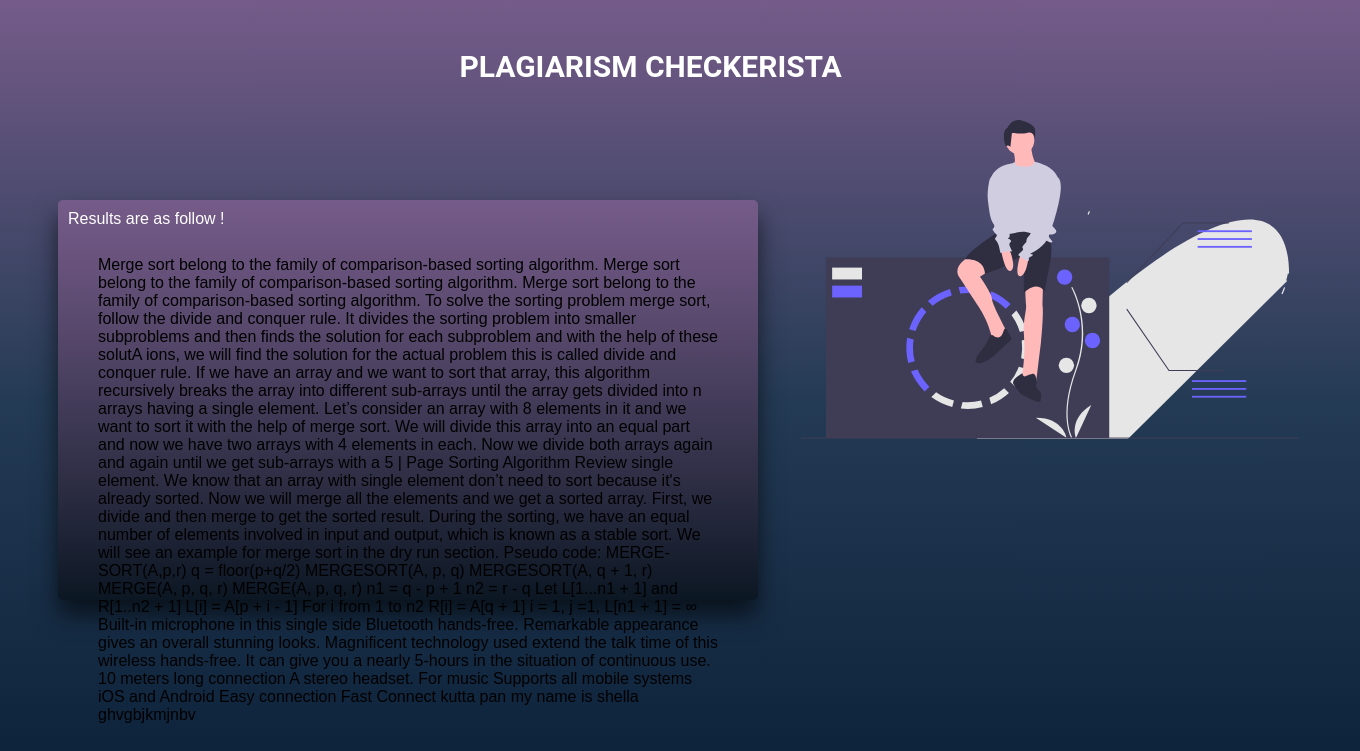
Before: /tool/results/ with the older database file.
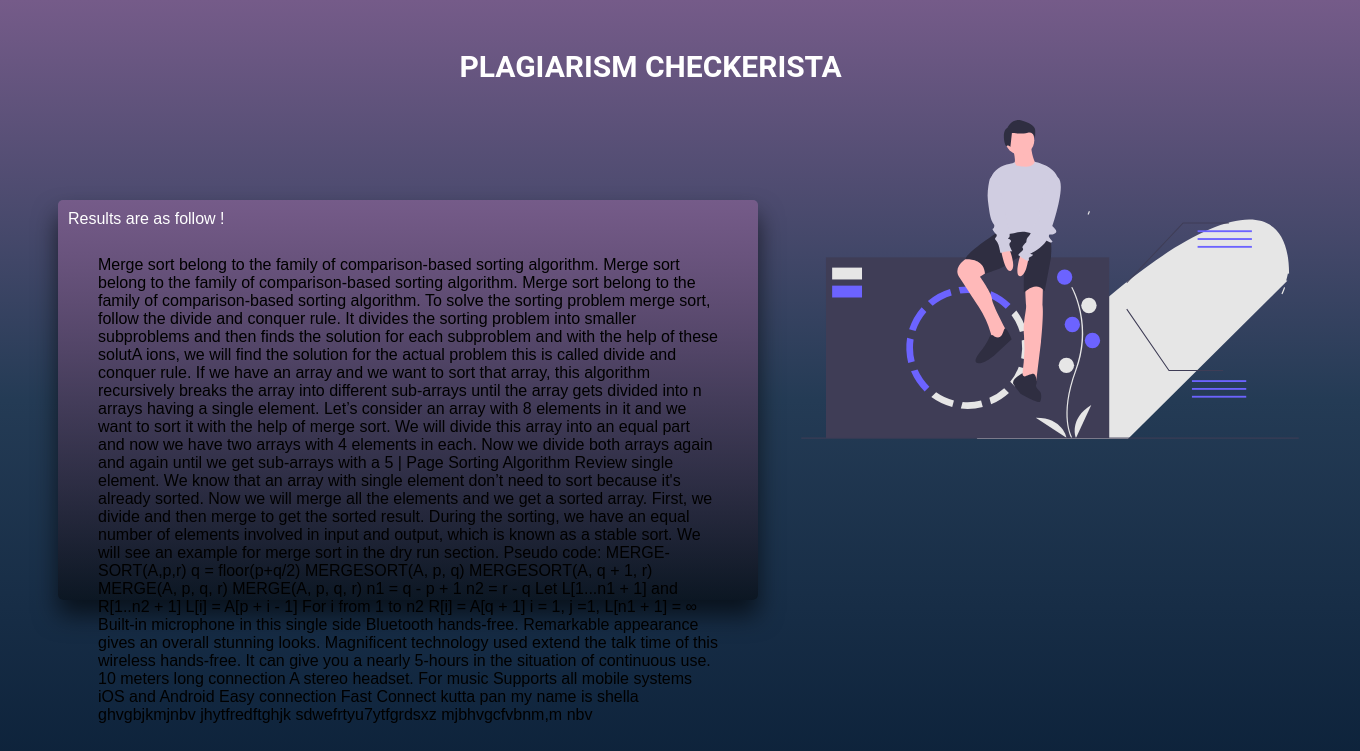
After: the same page with the newer database file.
### tool/models.py (models this page shows)
class text(models.Model):
    Content = models.TextField()

### tool/views.py (the view)
# urls.py: path('results/', include('tool.urls')),
def results(request):
    objCount = text.objects.all() #all  the objects present
    stu = {
        'all_Is' : objCount
    }
    return render(request,'results.html', stu)

### templates/results.html (shortened to what this page needs)
{% load static %}
<!DOCTYPE html>
<html>
<head>
    <link rel="stylesheet"type="text/css" href="{%static 'css/page2.css'%}"/>
</head>
<body>
<div class="header">
  <h1>  PLAGIARISM CHECKERISTA </h1>
</div>
<form action="/addtext/" method="GET" enctype="multipart/form-data"> {% csrf_token %}
  <div class="box2">
        <label> Results are as follow !</label>
        <p>
          {% for student in all_Is %}
             {{ student.Content}}
          {% endfor %}
        </P>
   </div>
<div class="svg2">
</div>
</body>
</body>
</html>

Changed rows visible on the page:
added text: Content "jhytfredftghjk"
added text: Content "sdwefrtyu7ytfgrdsxz"
added text: Content "mjbhvgcfvbnm,m nbv"
